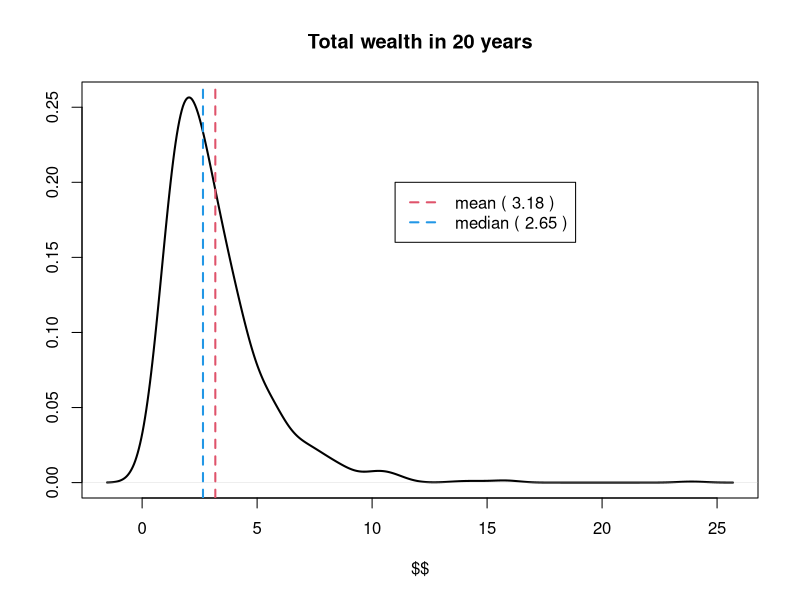

This figure's R source:
#S&P500 Probabilities
######################################
m = 6
s = 15

pnorm(0,m,s)    ## Pr(SP500 < 0)

qnorm(0.02,m,s) ## Pr(SP500 < ?) = 0.02

#S&P500 Simulation
######################################


M = 1000
t = 20


ret = matrix(rnorm(M*t,m,s),t,M)
fac = 1+ ret/100
tot = apply(fac,2,prod)

ex = mean(tot)
med = median(tot)

sum(tot>1.02^t)/M ## Probability of beating a fixed income investment.

plot(density(tot,bw=0.6),main="Total wealth in 20 years",xlab="$$",ylab="",lwd=2)
abline(v=ex,lwd=2,lty=2,col=2)
abline(v=med,lwd=2,lty=2,col=4)
legend(11,0.2,c(paste("mean","(",round(ex,2),")"),paste("median","(",round(med,2),")")),col=c(2,4),lwd=c(2,2),lty=c(2,2))








